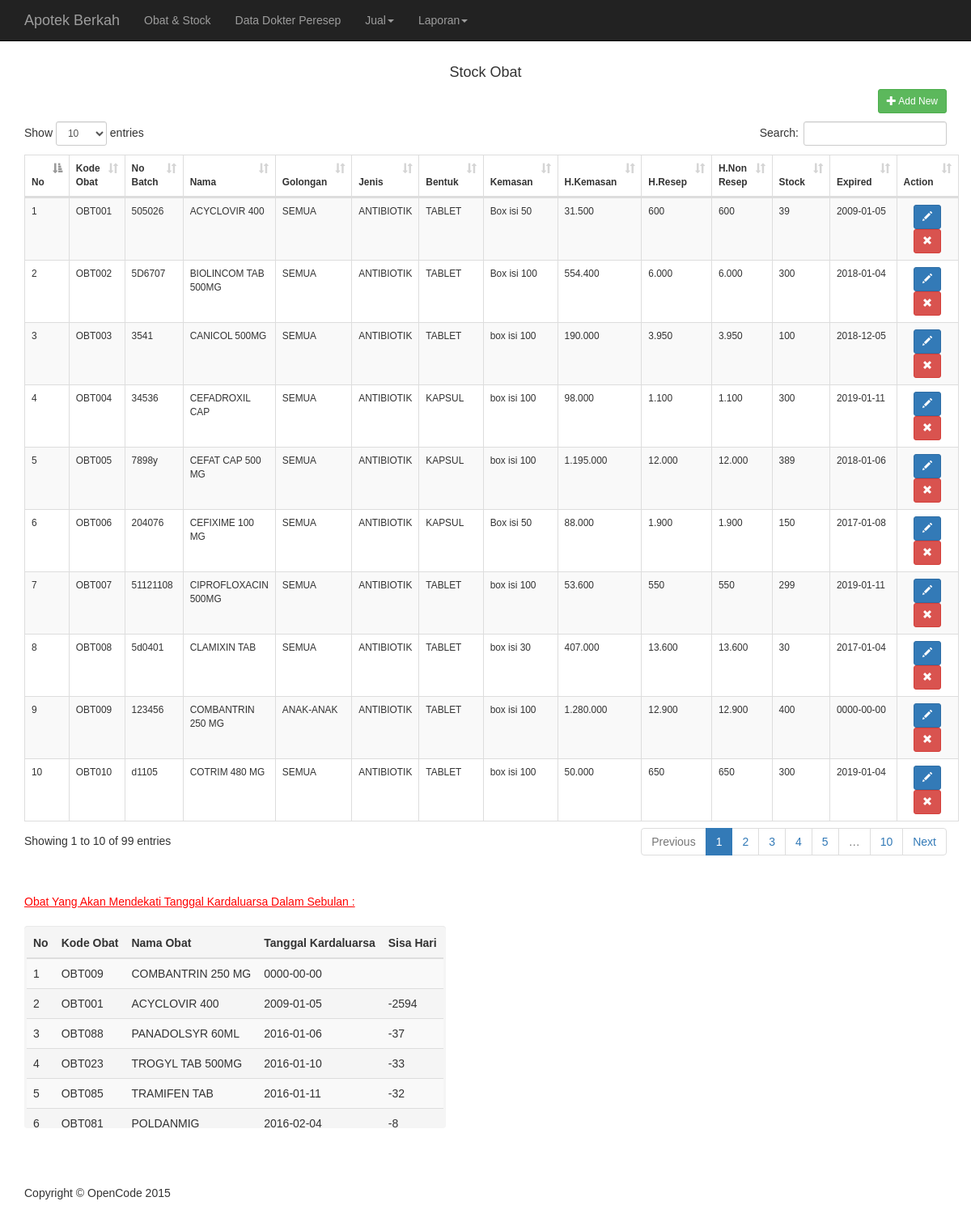
The app's page /home.php?ref=stock with its own data.
### tables this page shows
CREATE TABLE `obat` (
  `kode_obat` char(10) NOT NULL default '',
  `no_batch` char(20) NOT NULL default '',
  `kode_golongan` char(10) NOT NULL default '',
  `nama_obat` varchar(100) NOT NULL default '',
  `kode_jenis` char(10) NOT NULL default '',
  `kode_bentuk` char(10) NOT NULL default '',
  `kemasan` varchar(30) NOT NULL default '',
  `harga_kemasan` int(10) NOT NULL default '0',
  `harga_resep` int(10) NOT NULL default '0',
  `harga_nonresep` int(10) NOT NULL default '0',
  `jumlah` int(10) NOT NULL default '0',
  `expired` date NOT NULL default '0000-00-00',
  `stock_obat` int(15) NOT NULL default '0'
);

### page/stock.php (the view, shortened to what this page needs)
<div class="container">
      <div class="row">
            <div class="col-lg-12">
              <div class="well1">
                <h4 align="center">Stock Obat</h4>
				<a href="home.php?ref=add_obat" class="btn btn-default btn-sm btn-success" style="float:right;" title="Tambah Baru Obat"><span class="glyphicon glyphicon-plus"></span> Add New</a><br>
                    <br>
<?php
$sql="  SELECT a.kode_obat,a.no_batch,a.nama_obat,b.golongan,c.nama_jenis,d.nama_bentuk,a.kemasan,a.harga_kemasan,a.harga_resep,a.harga_nonresep,a.jumlah,a.expired FROM obat a LEFT JOIN golongan_obat b ON (a.kode_golongan)=b.kode_golongan LEFT JOIN jenis_obat c ON (a.kode_jenis)=c.kode_jenis LEFT JOIN bentuk_obat d ON (a.kode_bentuk)=d.kode_bentuk  GROUP BY a.kode_obat";
$query=mysql_query($sql);
?>
                  <table id="example1" class="table table-bordered table-striped" style="font-size:0.85em">
                  <thead>
                  <tr>
				  <th width="10">No</th>
                  <th>Kode Obat</th>
                  <th>No Batch</th>
                  <th>Nama</th>
                  <th>Golongan</th>
                  <th>Jenis</th>
                  <th>Bentuk</th>
                  <th>Kemasan</th>
                  <th>H.Kemasan</th>
                  <th>H.Resep</th>
                  <th>H.Non Resep</th>
                  <th>Stock</th>
				  <th>Expired</th>
                  <th width="100">Action</th>
                  </tr>
                  </thead>
                  <tbody>
<?php
$no=1;
while ($row=mysql_fetch_assoc($query)) {
?>
                  <tr>
                  <td><?php echo $no ?></td>
                  <td><?php echo $row['kode_obat'] ?></td>
                  <td><?php echo $row['no_batch'] ?></td>
                  <td><?php echo $row['nama_obat'] ?></td>
                  <td><?php echo $row['golongan'] ?></td>
                  <td><?php echo $row['nama_jenis'] ?></td>
                  <td><?php echo $row['nama_bentuk'] ?></td>
                  <td><?php echo $row['kemasan'] ?></td>
                  <td><?php echo number_format($row['harga_kemasan'],0,'.','.') ?></td>
                  <td><?php echo number_format($row['harga_resep'],0,'.','.') ?></td>
                  <td><?php echo number_format($row['harga_nonresep'],0,'.','.') ?></td>
                  <td><?php echo $row['jumlah'] ?></td>
                  <td><?php echo $row['expired'] ?></td>
                  <td align="center">
				<a title="Edit Obat" name="update" href="home.php?ref=edit_obat&kode_obat=<?php echo $row['kode_obat']; ?>" class="btn btn-default btn-sm btn-primary"><span class="glyphicon glyphicon-pencil"></span></a>
				<a title="Delete Obat" name="delete" href="home.php?ref=del_obat&kode_obat=<?php echo $row['kode_obat']; ?>" onclick ="if (!confirm('Apakah Anda yakin akan menghapus data ini?')) return false;"class="btn btn-default btn-sm btn-danger"><span class="glyphicon glyphicon-remove"></span></a>
				  </td>
                  </tr>
<?php $no++; } ?>
                  </tbody>
                </table>
              </div>
				<br><br>
				<div style="color:red;"><u>Obat Yang Akan Mendekati Tanggal Kardaluarsa Dalam Sebulan :</u></div><br>
			<div class="well col-lg-7" style="padding:3px;overflow:auto;width:auto;height:250px;border:0px solid grey">
			<table id="example11" class="table  table-striped " >
                  <thead>
                  <tr>
				  <th width="10">No</th>
                  <th>Kode Obat</th>
                  <th>Nama Obat</th>
                  <th>Tanggal Kardaluarsa</th>
				  <th>Sisa Hari</th>
                  </tr>
                  </thead>
                  <tbody>
	<?php
		$sq=mysql_query("SELECT kode_obat,nama_obat,expired,DATEDIFF(expired,CURRENT_DATE)selisih FROM obat WHERE expired < CURRENT_DATE + INTERVAL 30 DAY ORDER BY expired");
		$no1=1;
		while ($data=mysql_fetch_assoc($sq)) {
		?>
					<tr>
					<td><?php echo $no1; ?></td>
					<td><?php echo $data['kode_obat']; ?></td>
					<td><?php echo $data['nama_obat']; ?></td>
					<td><?php echo $data['expired']; ?></td>
					<td><?php echo $data['selisih']; ?></td>
					</tr>
		<?php $no1++; } ?>
				  </tbody>
				  </table>
			</div>
            </div>
        </div>
        <footer>
            <div class="row">
                <div class="col-lg-12">
                    <p>Copyright &copy; OpenCode 2015</p>
                </div>
            </div>
        </footer>
    </div>

### home.php (shortened to what this page needs)
<!DOCTYPE html>
<html lang="en">
<head>
    <link href="css/bootstrap.min.css" rel="stylesheet">
	<link href="css/dataTables.bootstrap.css" rel="stylesheet">
    <link href="css/blog-post.css" rel="stylesheet">
</head>
<body>
<?php
			$pages_dir='page';
			if(!empty($_GET['ref'])) {
			$pages = scandir($pages_dir, 0);
			unset($pages[0],$pages[1]);
			$ref = $_GET['ref'];
			if(in_array($ref.'.php',$pages)) {
				include($pages_dir.'/'.$ref.'.php');
			} else {
			echo 'halaman tidak di temukan'; }
			} else {
			 }
	 ?>
    <nav class="navbar navbar-inverse navbar-fixed-top">
        <div class="container">
        	<div class="navbar-header">
                <a class="navbar-brand" href="#">Apotek Berkah</a>
            </div>
            <div class="collapse navbar-collapse" id="contoh">
            	<ul class="nav navbar-nav">
                	<li><a href="home.php?ref=stock">Obat & Stock</a></li>
                    <li><a href="home.php?ref=dokter">Data Dokter Peresep</a></li>
                    <li class="dropdown">
                    	<a href="" class="dropdown-toggle" data-toggle="dropdown" role="button" aria-expanded="false">Jual<span class="caret"></span></a>
                    </li>
					<li class="dropdown">
                    	<a href="" class="dropdown-toggle" data-toggle="dropdown" role="button" aria-expanded="false">Laporan<span class="caret"></span></a>
                    </li>
                </ul>
            </div>
        </div>
    </nav>
</body>
</html>

### css/blog-post.css (style rules this page uses)
body { padding-top: 70px; }
footer { margin: 50px 0; }

### records on screen
obat: kode_obat "OBT009", nama_obat "COMBANTRIN 250 MG", expired "0000-00-00"
obat: kode_obat "OBT001", nama_obat "ACYCLOVIR 400", expired "2009-01-05", selisih "-2594"
obat: kode_obat "OBT088", nama_obat "PANADOLSYR 60ML", expired "2016-01-06", selisih "-37"
obat: kode_obat "OBT023", nama_obat "TROGYL TAB 500MG", expired "2016-01-10", selisih "-33"
obat: kode_obat "OBT085", nama_obat "TRAMIFEN TAB", expired "2016-01-11", selisih "-32"
obat: kode_obat "OBT081", nama_obat "POLDANMIG", expired "2016-02-04", selisih "-8"

### other values on screen
$row['kode_obat'] "OBT001"
$row['no_batch'] "505026"
$row['nama_obat'] "ACYCLOVIR 400"
$row['golongan'] "SEMUA"
$row['nama_jenis'] "ANTIBIOTIK"
$row['nama_bentuk'] "TABLET"
$row['kemasan'] "Box isi 50"
$row['harga_kemasan'] "31.500"
$row['harga_resep'] "600"
$row['harga_nonresep'] "600"
$row['jumlah'] "39"
$row['expired'] "2009-01-05"
$row['kode_obat'] "OBT002"
$row['no_batch'] "5D6707"
$row['nama_obat'] "BIOLINCOM TAB 500MG"
